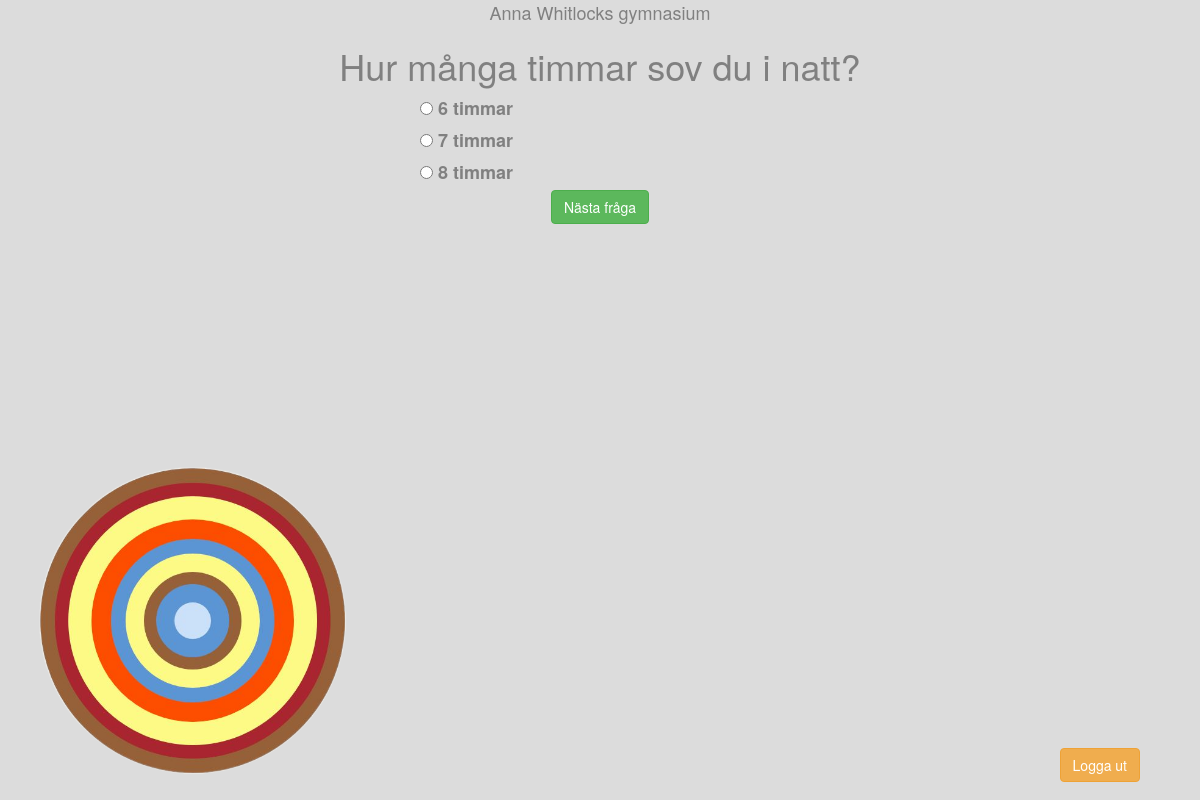
Page /question1/2/ (signed in) on the committed database.
### testapp/models.py (models this page shows, shortened)
class Question(models.Model):
    question_text = models.CharField(max_length=200)
    pub_date = models.DateTimeField('date published')
    class Meta:
        ordering = ['id']

class Choice(models.Model):
    question = models.ForeignKey(Question, on_delete=models.CASCADE)
    choice_text = models.CharField(max_length=200)
    votes = models.IntegerField(default=0)

### testapp/views.py (the view)
# urls.py: path('question1/<int:pk>/', views.DetailView1.as_view(), name='question1'),
class DetailView1(generic.DetailView):
    model = Question
    template_name = 'testapp/question1.html'

### testapp/templates/testapp/question1.html (shortened to what this page needs)
{% load static %}
{% load bootstrap3 %}
{% bootstrap_css %}
<head>
  </head>
<link rel="stylesheet" type="text/css" href="{% static 'testapp/main.css' %}">
<div class="questpage">
  </div>
  <div class="questtext">
{% if user.is_authenticated %}
  <p> Anna Whitlocks gymnasium </p>
  <form class=logoutquestions action="{% url 'accounts:logout'%}?next={{request.path}}">
  <input type="submit" class="btn btn-warning" value="Logga ut" />
  </form>
<h1>{{ question.question_text }}</h1>
<form action="{% url 'testapp:answer1' question.id %}" method="post">
<div class="choicelist">
{% for choice in question.choice_set.all %}
  <input type="radio" name="choice" id="choice{{ forloop.counter }}" value ="{{ choice.id }}">
  <label for="choice{{ forloop.counter }}">{{ choice.choice_text }}</label><br>
{% endfor %}
</div>
<input type="submit" class="btn btn-success" value="Nästa fråga" />
</form>
{% else %}
<br>
<br>
<h1> För att få tillgång till denna sida måste du vara inloggad! </h1>
  <a href="{% url 'accounts:login'%}?next={{request.path}}" class="btn btn-success"> Logga in </a>
    {% endif %}
</div>

### testapp/static/testapp/main.css (style rules this page uses)
@media screen and (min-width: 668px) { .questpage { width: 100%; position: absolute; height: 100%; background: gainsboro url("images/AW_circle.png") bottom left no-repeat; background-size: 400px; z-index: -1; } }
@media screen and (min-width: 668px) { .questtext { margin:auto; width: 50%; position: static; font-size: 18; text-align: center; color: gray; font-family: "HelveticaNeue-Light", "Helvetica Neue Light", "Helvetica Neue", Helvetica, Arial, "Lucida Grande", sans-serif; background-color: gainsboro; } }
.choicelist { margin:auto; text-align: left; width:60%; }
.logoutquestions { text-align: right; position: fixed; right: 5%; bottom: 0; }

### rows in the picture
Question: question_text "Hur många timmar sov du i natt?"
Choice: choice_text "6 timmar"
Choice: choice_text "7 timmar"
Choice: choice_text "8 timmar"
